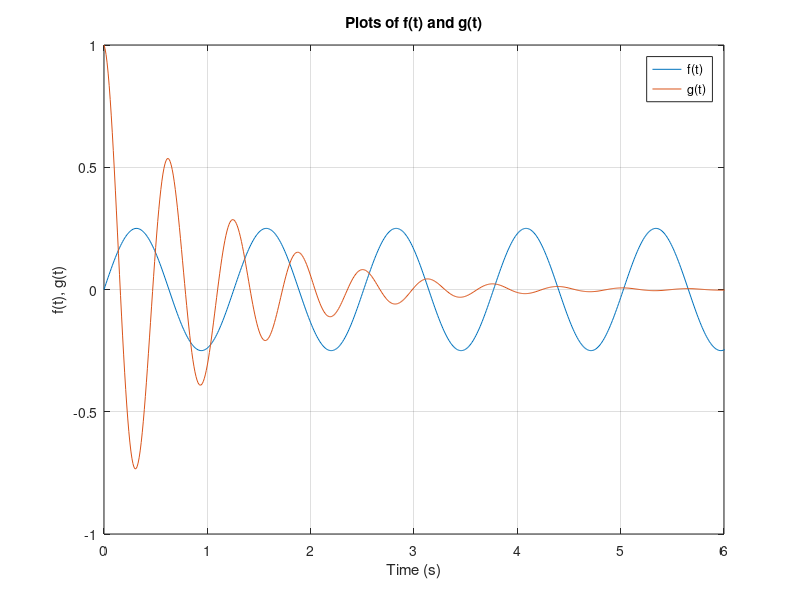

Source code (MATLAB): (Note: this script raises an error after producing the figure.)
%% Problem 1
A=rand(8,7);
A([3,6],:)=2;
A(:,[2:1:5])=3;
A([1:2:end],[2:2:end])=0.5;

for x=1:8
    for y=1:7

       if A(x,y)<0.5
           A(x,y)=0;
       end
    end
end

%% Problem  2
t=0:0.01:2*pi;
f=(sin(5*t))/4;
g=exp(-1*t).*cos(10*t);

plot (t, f);

hold on;

plot (t, g);

xlim([0 6]);

ylim([-1 1])

title ('Plots of f(t) and g(t)')

xlabel('Time (s)')

ylabel('f(t), g(t)')

legend( 'f(t)', 'g(t)');

grid on;

%% Problem 3

% Create a transfer function model for the variable "s3"

s3 = tf('s');

p3 = 10/(s3^2 + 3*s3 + 10);

disp(p3);

% Compute impulse response

[y, tout] = impulse (p3, 5);

% Plot impulse response

plot (t,y);

% This line corresponds to Problem 6 subplot
subplot(2,2,1)
plot (t,y);
title('Impulse response of P(s)');
% Add title, label on axes, and gridlines

title('Impulse response of P(s)');
xlabel('Time (s)');
ylabel('Amplitude');
grid on;

%% Problem 4

% Create transfer funtion
s4= tf('s')
p4= 10/(s4^2+3*s4+10)

% Compute step response 

[y, tout]= step(p4,5)

% Plot the step response

plot(t,y);

% This line corresponds to Problem 6 subplot
subplot(2,2,2)
plot (t,y);
title('Step response of P(s)');


% Add title, label on axes, and gridlines

title('Step response of P(s)');
xlabel('Time (s)');
ylabel('Amplitude');
grid on;

%% Problem 5

% Create transfer function

s5 = tf('s');
p5= 10/(s5^2+3*s5+10);

% Define input and time range variables

u1= exp(-t);
t= 0:0.01:5;

% Compute simulated time response

[y,t_out]=lsim(p5,u1,t);

% Plot exponential response 
plot(t,y);

% This line corresponds to Problem 6 subplot
subplot(2,2,3)
plot (t,y);
title('Exponential response of P(s)');


% Add title, label on axes, and gridlines

title('Exponential response of P(s)');
xlabel('Time (s)');
ylabel('Amplitude');
grid on;

%% Problem 6

% Create transfer function

s6= tf('s')
p6= 10/(s6^2+3*s6+10);

% Define input and time range variables

u2= sin(t);
t= 0:0.01:5;

% Compute simulated time response

[y,t_out]=lsim(p6,u2,t);

% Plot exponential response 
plot(t,y);

% This line corresponds to Problem 6 subplot
subplot(2,2,4)
plot (t,y);
title('Sinusoidal response of P(s)');

% Add title, label on axes, and gridlines

title('Sinusoidal response of P(s)');
xlabel('Time (s)');
ylabel('Amplitude');
grid on;